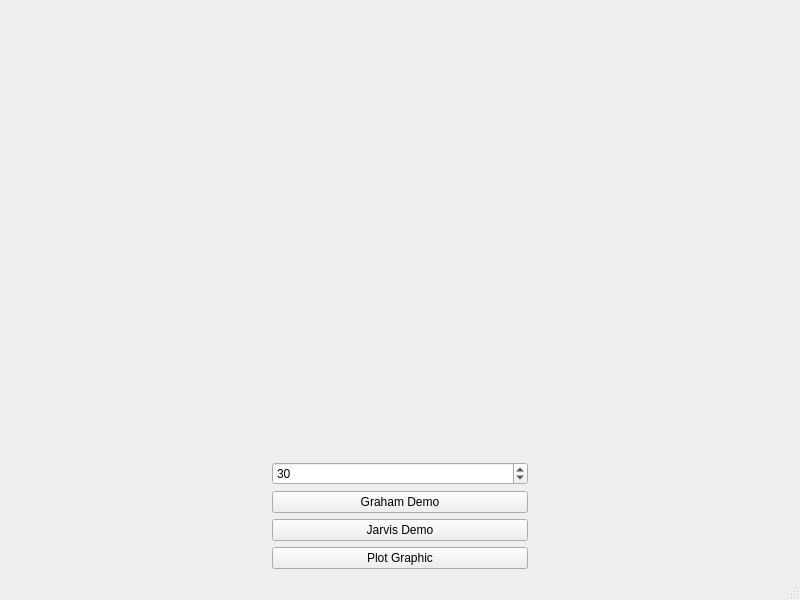
<?xml version="1.0" encoding="UTF-8"?>
<ui version="4.0">
 <class>MainWindow</class>
 <widget class="QMainWindow" name="MainWindow">
  <property name="geometry">
   <rect>
    <x>0</x>
    <y>0</y>
    <width>800</width>
    <height>600</height>
   </rect>
  </property>
  <property name="windowTitle">
   <string>MainWindow</string>
  </property>
  <widget class="QWidget" name="centralwidget">
   <layout class="QGridLayout" name="gridLayout">
    <item row="0" column="1" rowspan="2" colspan="2">
     <widget class="QCustomPlot" name="customPlot" native="true"/>
    </item>
    <item row="1" column="1">
     <widget class="QLabel" name="label">
      <property name="text">
       <string/>
      </property>
     </widget>
    </item>
    <item row="0" column="0">
     <widget class="GrahamWidget" name="graham" native="true"/>
    </item>
    <item row="1" column="0">
     <widget class="Widget" name="jarvis" native="true"/>
    </item>
    <item row="2" column="1">
     <layout class="QVBoxLayout" name="verticalLayout">
      <item>
       <widget class="QSpinBox" name="spinBox">
        <property name="maximum">
         <number>100000</number>
        </property>
        <property name="value">
         <number>30</number>
        </property>
       </widget>
      </item>
      <item>
       <widget class="QPushButton" name="graham_button">
        <property name="text">
         <string>Graham Demo</string>
        </property>
       </widget>
      </item>
      <item>
       <widget class="QPushButton" name="jarvis_button">
        <property name="text">
         <string>Jarvis Demo</string>
        </property>
       </widget>
      </item>
      <item>
       <widget class="QPushButton" name="plot_button">
        <property name="text">
         <string>Plot Graphic</string>
        </property>
       </widget>
      </item>
     </layout>
    </item>
   </layout>
  </widget>
  <widget class="QMenuBar" name="menubar">
   <property name="geometry">
    <rect>
     <x>0</x>
     <y>0</y>
     <width>800</width>
     <height>21</height>
    </rect>
   </property>
  </widget>
  <widget class="QStatusBar" name="statusbar"/>
 </widget>
 <customwidgets>
  <customwidget>
   <class>QCustomPlot</class>
   <extends>QWidget</extends>
   <header>qcustomplot.h</header>
   <container>1</container>
  </customwidget>
  <customwidget>
   <class>Widget</class>
   <extends>QWidget</extends>
   <header>widget.h</header>
   <container>1</container>
  </customwidget>
  <customwidget>
   <class>GrahamWidget</class>
   <extends>QWidget</extends>
   <header>grahamwidget.h</header>
   <container>1</container>
  </customwidget>
 </customwidgets>
 <resources/>
 <connections/>
</ui>
